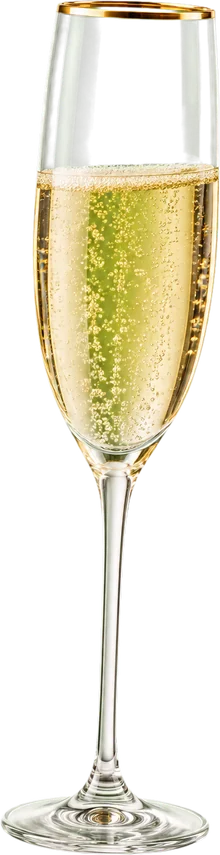
#> input picture assets/img/unbox/flute.webp, 220 x 855 px, given in place of unbox-base.png, which was not available
$ python make-unbox.py
#> lines starting #> are read from the running program, lines starting #| are printed output that depends on the picture; pictures that were not available may be replaced by others from this repository, and a replacement may not be noted
"""Key the green-screen cut-outs for the hero unboxing scene into transparent WebP layers.

Sources: research/gen/unbox-*.png (generated on a flat #00FF00 background)
Run from the project root:  python tools/make-unbox.py
"""
from pathlib import Path
import numpy as np
from PIL import Image, ImageFilter

ROOT = Path(__file__).resolve().parent.parent
GEN = ROOT / "research" / "gen"
OUT = ROOT / "assets" / "img" / "unbox"
OUT.mkdir(parents=True, exist_ok=True)

# name: (output width, soft key range). Glass needs a softer key so it stays see-through.
LAYERS = {
    "base": (900, (18, 70)),
    "lid": (900, (18, 70)),
    "robe": (480, (18, 70)),
    "flute": (220, (10, 120)),
    "slippers": (560, (18, 70)),
    "peonies": (620, (18, 70)),
}


def key(img, lo, hi):
#> called with lo = 18, hi = 70
    a = np.asarray(img.convert("RGB")).astype(np.float32)
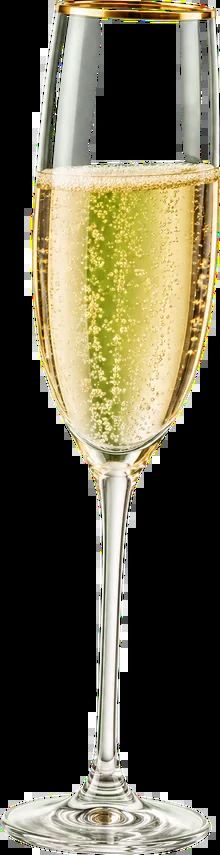
#> a: shape (855, 220, 3) float32; mean R, G, B 97.4, 92.4, 71.3
    r, g, b = a[..., 0], a[..., 1], a[..., 2]
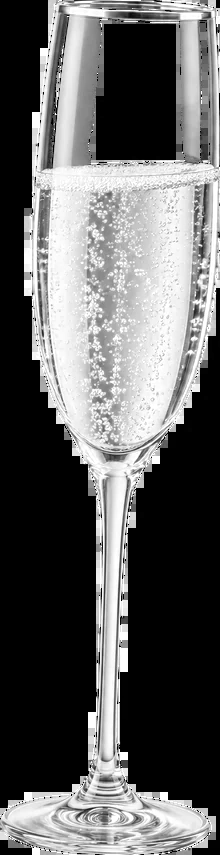
#> r: shape (855, 220) float32; min 0, max 255, mean 97.4
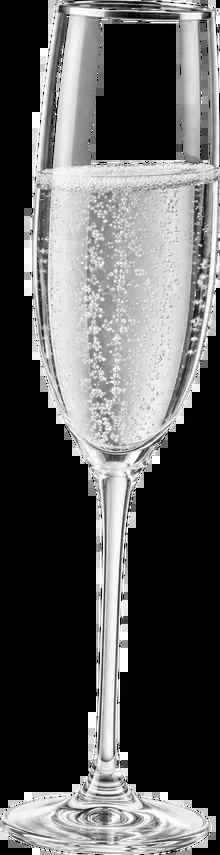
#> g: shape (855, 220) float32; min 0, max 255, mean 92.4
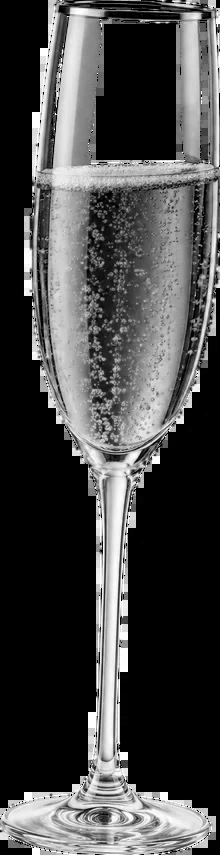
#> b: shape (855, 220) float32; min 0, max 255, mean 71.3
    spill = g - np.maximum(r, b)          # how much greener than it should be
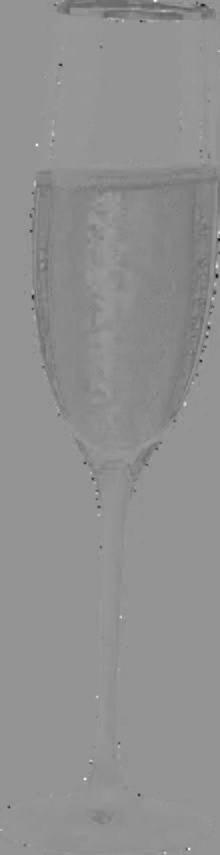
#> spill: shape (855, 220) float32; min -230, max 166, mean -5.1; drawn with min black and max white
    alpha = 1.0 - np.clip((spill - lo) / (hi - lo), 0, 1)
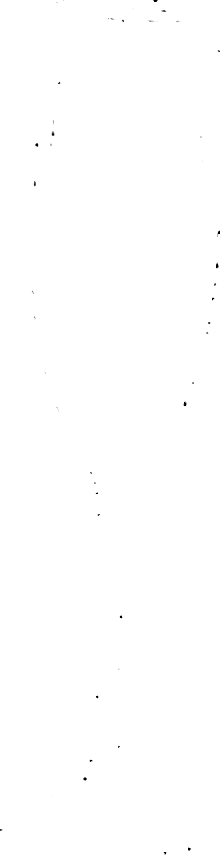
#> alpha: shape (855, 220) float32; min 0, max 1, mean 0.999
    # Despill: pull green back down to the other channels where it leaks.
    g2 = np.minimum(g, np.maximum(r, b) + 4)
    out = np.dstack([r, g2, b, alpha * 255]).clip(0, 255).astype(np.uint8)
    im = Image.fromarray(out, "RGBA")
    # Tidy the edge: shrink the matte by a hair and soften it.
    al = im.getchannel("A").filter(ImageFilter.MinFilter(3)).filter(ImageFilter.GaussianBlur(0.8))
    im.putalpha(al)
    return im


for name, (width, (lo, hi)) in LAYERS.items():
    im = key(Image.open(GEN / f"unbox-{name}.png"), lo, hi)
    bbox = im.getchannel("A").point(lambda v: 255 if v > 8 else 0).getbbox()
#> bbox = (0, 0, 220, 855)
    im = im.crop(bbox)
    if im.width > width:
        im = im.resize((width, round(im.height * width / im.width)), Image.LANCZOS)
    im.save(OUT / f"{name}.webp", "WEBP", quality=86, method=6)
    im.save(ROOT / "research" / f"unbox-{name}.png")
    print(f"{name}: {im.width}x{im.height}")
#| base: 220x855
#> pass 2 of the loop `for name, (width, (lo, hi)) in LAYERS.items():`:
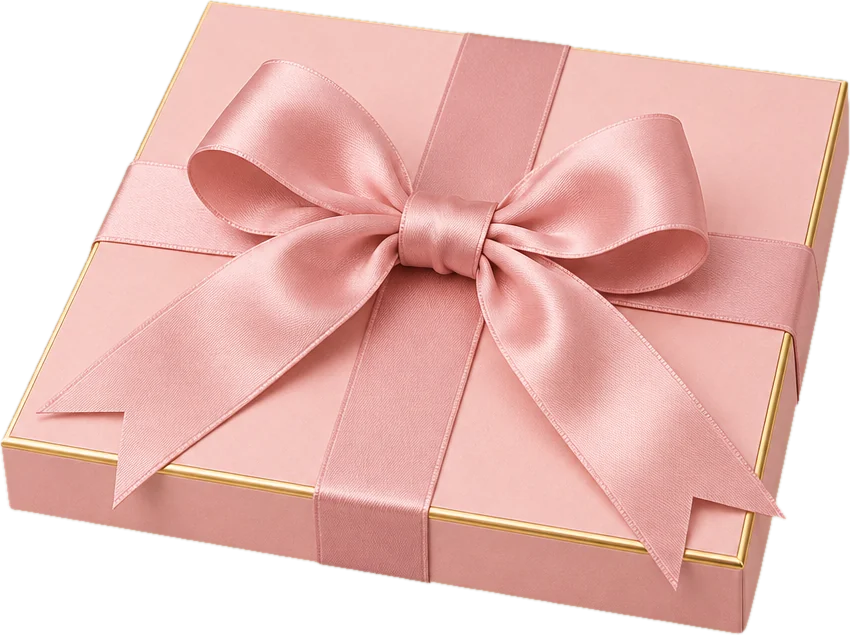
#> input picture assets/img/unbox/lid.webp, 850 x 635 px, given in place of unbox-lid.png, which was not available
#> a: shape (635, 850, 3) float32
#> r: shape (635, 850) float32
#> g: shape (635, 850) float32
#> in key (call 2), `r, g, b = a[..., 0], a[..., 1], a[..., 2]`:
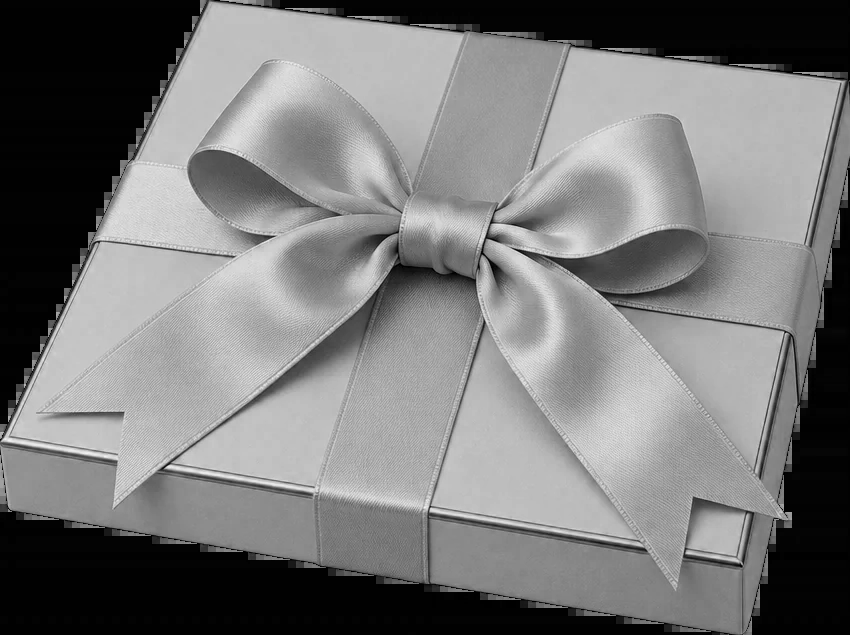
#> b: shape (635, 850) float32; min 0, max 243, mean 121
#> in key (call 2), `spill = g - np.maximum(r, b)`:
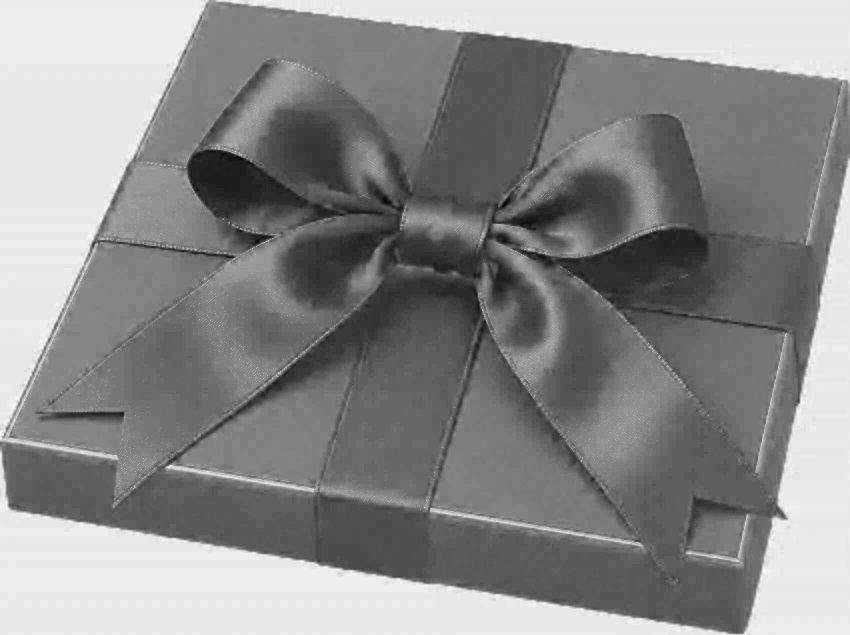
#> spill: shape (635, 850) float32; min -108, max 14, mean -41.43; drawn with min black and max white
#> alpha: shape (635, 850) float32; every value is 1
#> g2: shape (635, 850) float32
#> out: shape (635, 850, 4)
#> al: PIL image 850x635 L; every value is 255
#> bbox = (0, 0, 850, 635)
#| lid: 850x635
#> (the run stopped early here; a loop or call above may not have finished)
